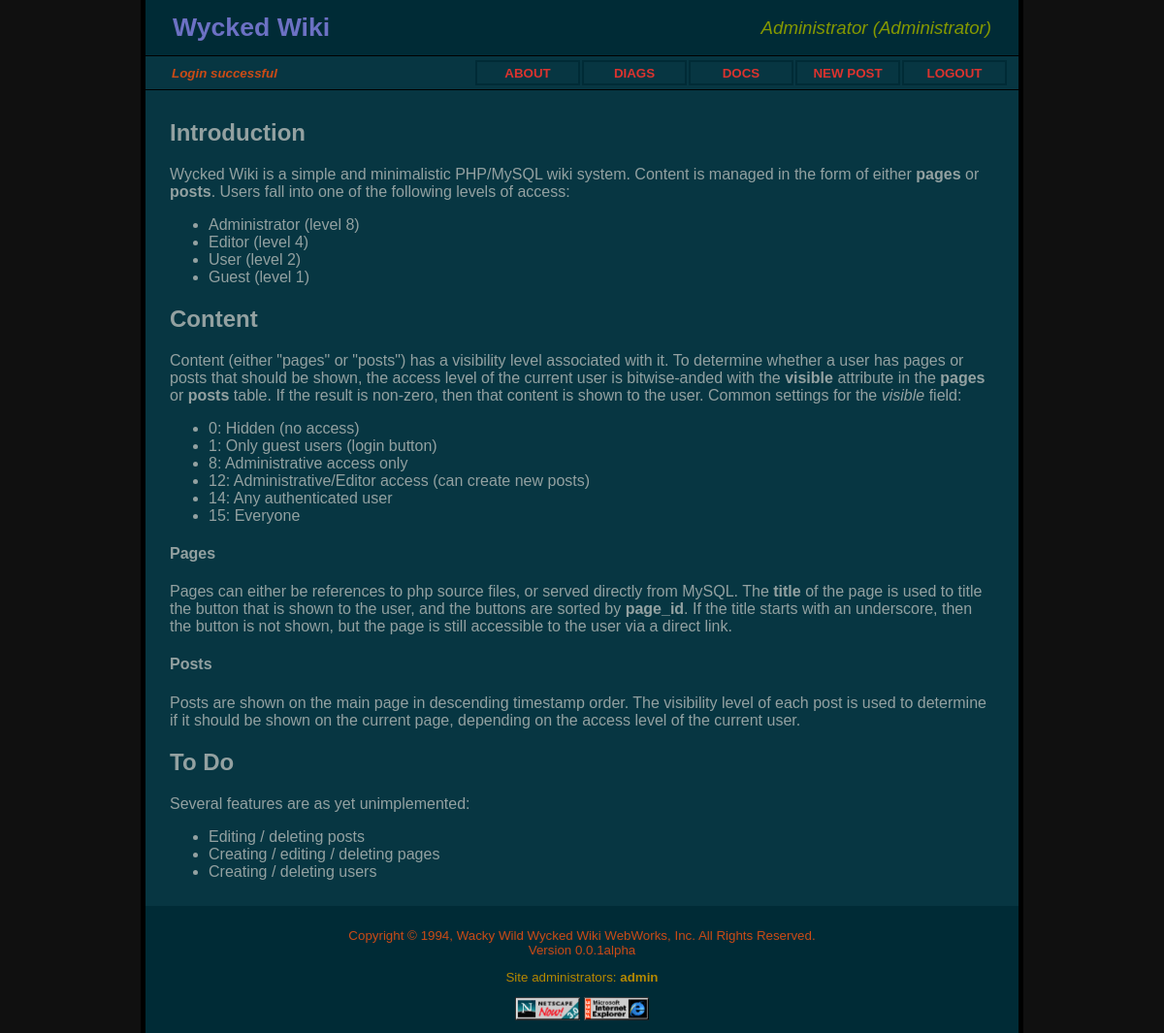
The app's page /page.php?page=docs (signed in), older data.
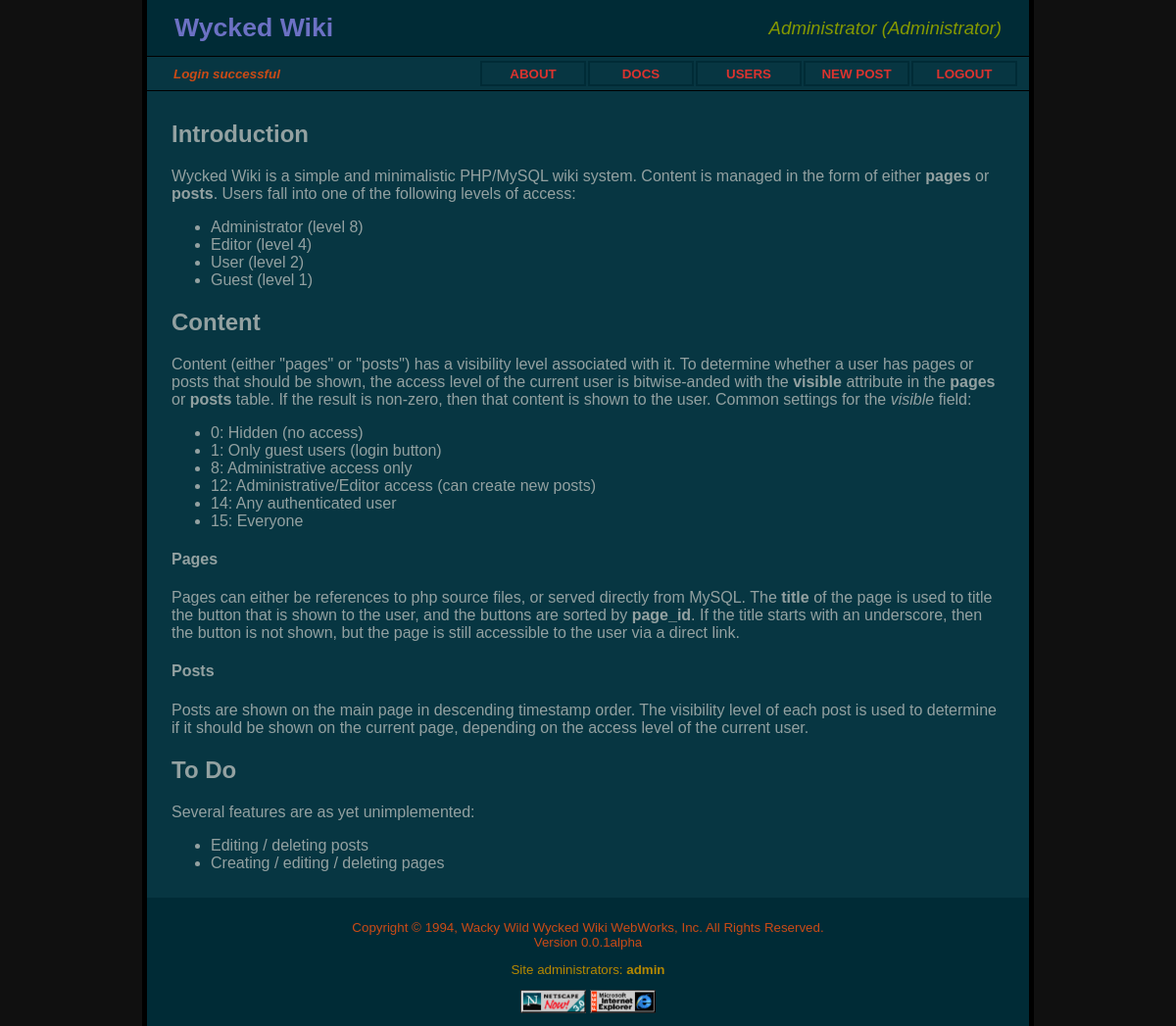
The same page, newer data.
### tables this page shows
CREATE TABLE `pages` (
  `page_id` int(11) NOT NULL,
  `visible` int(11) DEFAULT '14',
  `title` varchar(30) NOT NULL,
  `file` varchar(50) DEFAULT NULL,
  `page` text,
  PRIMARY KEY (`page_id`)
);

### config.php (called while the page is built, shortened)
<?php
$WYCKED_TITLE = "Wycked Wiki";
?>

### page.php (the view, shortened to what this page needs)
<!DOCTYPE html>
<html>
<head>
<link rel="stylesheet" href="style.css">
</head>
<body>
<?php
require_once("config.php");
include("header.php");
if (isset($_SESSION) && isset($_SESSION["access"])) {
    $access = $_SESSION["access"];
} else {
    $access = 1;
}
if (isset($_GET["page"])) {
    $title = $_GET["page"];
    $db = mysqli_connect($DB_HOSTNAME, $DB_USERNAME, $DB_PASSWORD, $DB_DATABASE);
    $result = mysqli_query($db, "select visible, page "
                                    . "from pages where title = '" . $title . "'");
    $count = mysqli_num_rows($result);
    if ($count==0) {
        $_SESSION["status"] = "PAGE NOT FOUND";
        header("Location: index.php");
    } else {
        $row = mysqli_fetch_assoc($result);
        if ($access & $row["visible"]) {
            echo '<div class="bodydiv">';
            echo '</div>';
        } else {
            $_SESSION["status"] = "UNAUTHORIZED";
            header("Location: index.php");
        }
    }
} else {
    $_SESSION["status"] = "PAGE NOT SPECIFIED";
    header("Location: index.php");
}
include("footer.php");
?>
</body>
</html>

### header.php (shortened to what this page needs)
<div class="headerdiv">
<table><tr>
<td><a href="."><?php echo $WYCKED_TITLE; ?></a></td>
<td class="userinfo">
<?php
if (isset($_SESSION) && isset($_SESSION["access"]) && isset($_SESSION["fullname"])) {
    $access = $_SESSION["access"];
    if ($access == 2) {
        $userinfo = $_SESSION["fullname"] . " (User)";
    } elseif ($access == 4) {
        $userinfo = $_SESSION["fullname"] . " (Editor)";
    } elseif ($access == 8) {
        $userinfo = $_SESSION["fullname"] . " (Administrator)";
    } else {
        $userinfo = "";
    }
} else {
    $access = 1;
    $userinfo = "";
}
echo $userinfo;
?>
</td>
</tr></table>
</div>
<div class="menudiv">
<table><tr>
<td class="status">
<?php
if (isset($_SESSION) && isset($_SESSION["status"])) {
    echo $_SESSION["status"];
}
?>
</td>
<?php
$db = mysqli_connect($DB_HOSTNAME, $DB_USERNAME, $DB_PASSWORD, $DB_DATABASE);
$result = mysqli_query($db, "select * from pages order by page_id");
while ($row = mysqli_fetch_assoc($result)) {
    if (($access & $row["visible"]) && (substr($row["title"], 0, 1) !== "_")) {
        if (is_null($row["file"])) {
            printf('<td class="menuitem"><a href="page.php?page=%s">%s</a></td>',
                   $row["title"],
                   strtoupper($row["title"]));
        } else {
            printf('<td class="menuitem"><a href="%s">%s</a></td>',
                   $row["file"],
                   strtoupper($row["title"]));
        }
    }
}
?>
</tr></table>
</div>

Row changes from the older to the newer data that the page shows:
no longer on this page (row edited): pages: title "DIAGS"
changed pages "DOCS": visible "…editing / deleting pages Creating / deleting users" → "…editing / deleting pages"
added pages: title "USERS"
